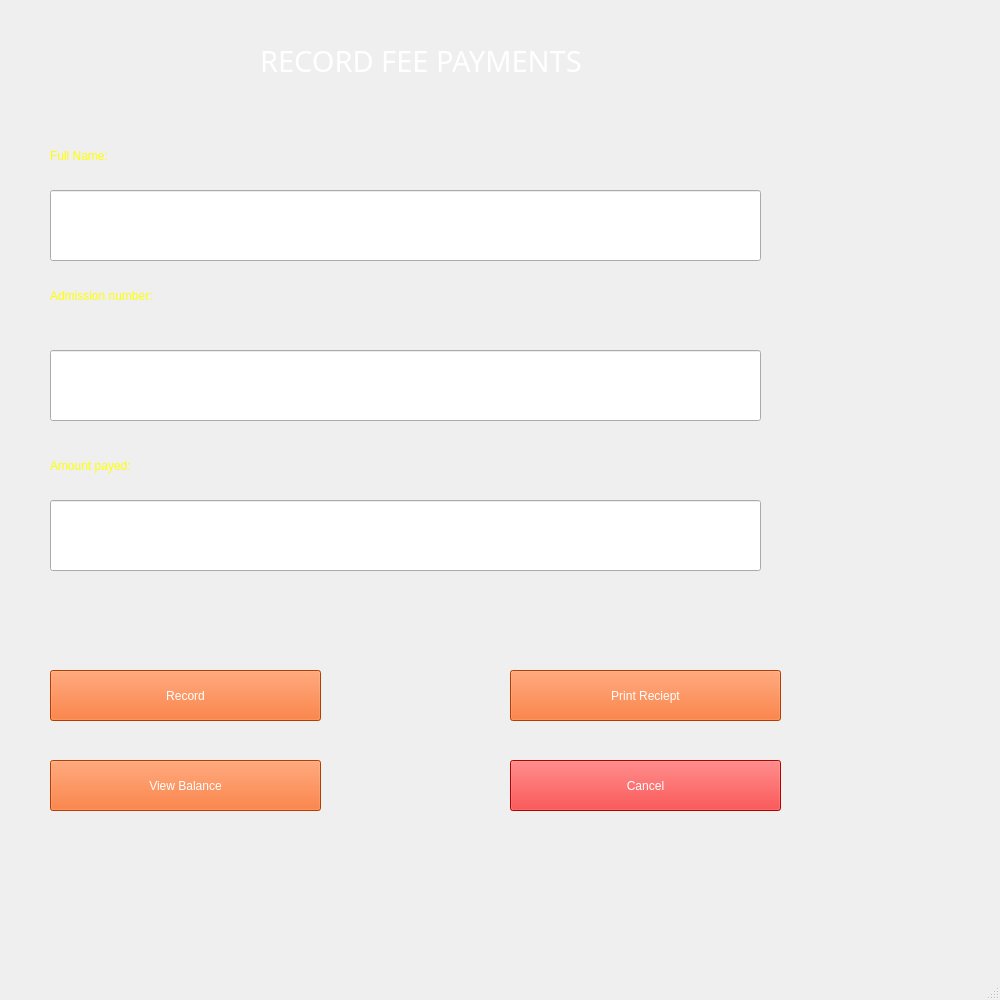
<?xml version="1.0" encoding="UTF-8"?>
<ui version="4.0">
 <class>MainWindow</class>
 <widget class="QMainWindow" name="MainWindow">
  <property name="geometry">
   <rect>
    <x>0</x>
    <y>0</y>
    <width>1000</width>
    <height>1000</height>
   </rect>
  </property>
  <property name="minimumSize">
   <size>
    <width>1000</width>
    <height>1000</height>
   </size>
  </property>
  <property name="maximumSize">
   <size>
    <width>1000</width>
    <height>1000</height>
   </size>
  </property>
  <property name="windowTitle">
   <string>Register Student</string>
  </property>
  <property name="windowIcon">
   <iconset>
    <normaloff>imgs/660921-84.png</normaloff>imgs/660921-84.png</iconset>
  </property>
  <widget class="QWidget" name="centralwidget">
   <widget class="QLabel" name="label">
    <property name="geometry">
     <rect>
      <x>0</x>
      <y>-10</y>
      <width>1021</width>
      <height>961</height>
     </rect>
    </property>
    <property name="text">
     <string/>
    </property>
    <property name="pixmap">
     <pixmap>../imgs/pexels-christian-heitz-842711.jpg</pixmap>
    </property>
    <property name="scaledContents">
     <bool>true</bool>
    </property>
   </widget>
   <widget class="QLabel" name="label_2">
    <property name="geometry">
     <rect>
      <x>260</x>
      <y>40</y>
      <width>481</width>
      <height>41</height>
     </rect>
    </property>
    <property name="font">
     <font>
      <family>Segoe UI Black</family>
      <pointsize>22</pointsize>
      <weight>10</weight>
      <italic>false</italic>
      <bold>false</bold>
     </font>
    </property>
    <property name="styleSheet">
     <string notr="true">font: 87 22pt &quot;Segoe UI Black&quot;;
color: rgb(255, 255, 255);</string>
    </property>
    <property name="text">
     <string>RECORD FEE PAYMENTS</string>
    </property>
   </widget>
   <widget class="QLabel" name="label_3">
    <property name="geometry">
     <rect>
      <x>50</x>
      <y>140</y>
      <width>191</width>
      <height>31</height>
     </rect>
    </property>
    <property name="styleSheet">
     <string notr="true">color: rgb(255, 255, 0);
font: 87 12pt &quot;Segoe UI Black&quot;;</string>
    </property>
    <property name="text">
     <string>Full Name:</string>
    </property>
   </widget>
   <widget class="QLineEdit" name="full_name">
    <property name="geometry">
     <rect>
      <x>50</x>
      <y>190</y>
      <width>711</width>
      <height>71</height>
     </rect>
    </property>
    <property name="styleSheet">
     <string notr="true">font: 20pt &quot;Segoe MDL2 Assets&quot;;</string>
    </property>
   </widget>
   <widget class="QLabel" name="label_4">
    <property name="geometry">
     <rect>
      <x>50</x>
      <y>280</y>
      <width>511</width>
      <height>31</height>
     </rect>
    </property>
    <property name="styleSheet">
     <string notr="true">color: rgb(255, 255, 0);
font: 87 12pt &quot;Segoe UI Black&quot;;</string>
    </property>
    <property name="text">
     <string>Admission number:</string>
    </property>
   </widget>
   <widget class="QLineEdit" name="adm_no">
    <property name="geometry">
     <rect>
      <x>50</x>
      <y>350</y>
      <width>711</width>
      <height>71</height>
     </rect>
    </property>
    <property name="styleSheet">
     <string notr="true">font: 20pt &quot;Segoe MDL2 Assets&quot;;</string>
    </property>
   </widget>
   <widget class="QLabel" name="label_5">
    <property name="geometry">
     <rect>
      <x>50</x>
      <y>450</y>
      <width>411</width>
      <height>31</height>
     </rect>
    </property>
    <property name="styleSheet">
     <string notr="true">color: rgb(255, 255, 0);
font: 87 12pt &quot;Segoe UI Black&quot;;</string>
    </property>
    <property name="text">
     <string>Amount payed:</string>
    </property>
   </widget>
   <widget class="QLineEdit" name="amount">
    <property name="geometry">
     <rect>
      <x>50</x>
      <y>500</y>
      <width>711</width>
      <height>71</height>
     </rect>
    </property>
    <property name="styleSheet">
     <string notr="true">font: 20pt &quot;Segoe MDL2 Assets&quot;;</string>
    </property>
    <property name="text">
     <string/>
    </property>
   </widget>
   <widget class="QPushButton" name="submit">
    <property name="geometry">
     <rect>
      <x>50</x>
      <y>670</y>
      <width>271</width>
      <height>51</height>
     </rect>
    </property>
    <property name="styleSheet">
     <string notr="true">background-color: rgb(255, 85, 0);
color: rgb(255, 255, 255);
font: 11pt &quot;MS Shell Dlg 2&quot;;</string>
    </property>
    <property name="text">
     <string>Record</string>
    </property>
   </widget>
   <widget class="QPushButton" name="cancel">
    <property name="geometry">
     <rect>
      <x>510</x>
      <y>760</y>
      <width>271</width>
      <height>51</height>
     </rect>
    </property>
    <property name="styleSheet">
     <string notr="true">background-color: rgb(255, 0, 0);
color: rgb(255, 255, 255);
font: 11pt &quot;MS Shell Dlg 2&quot;;</string>
    </property>
    <property name="text">
     <string>Cancel</string>
    </property>
   </widget>
   <widget class="QPushButton" name="balance">
    <property name="geometry">
     <rect>
      <x>50</x>
      <y>760</y>
      <width>271</width>
      <height>51</height>
     </rect>
    </property>
    <property name="styleSheet">
     <string notr="true">background-color: rgb(255, 85, 0);
color: rgb(255, 255, 255);
font: 11pt &quot;MS Shell Dlg 2&quot;;</string>
    </property>
    <property name="text">
     <string>View Balance</string>
    </property>
   </widget>
   <widget class="QPushButton" name="reciept">
    <property name="geometry">
     <rect>
      <x>510</x>
      <y>670</y>
      <width>271</width>
      <height>51</height>
     </rect>
    </property>
    <property name="styleSheet">
     <string notr="true">background-color: rgb(255, 85, 0);
color: rgb(255, 255, 255);
font: 11pt &quot;MS Shell Dlg 2&quot;;</string>
    </property>
    <property name="text">
     <string>Print Reciept</string>
    </property>
   </widget>
  </widget>
  <widget class="QMenuBar" name="menubar">
   <property name="geometry">
    <rect>
     <x>0</x>
     <y>0</y>
     <width>1000</width>
     <height>22</height>
    </rect>
   </property>
  </widget>
  <widget class="QStatusBar" name="statusbar"/>
 </widget>
 <resources/>
 <connections/>
</ui>
